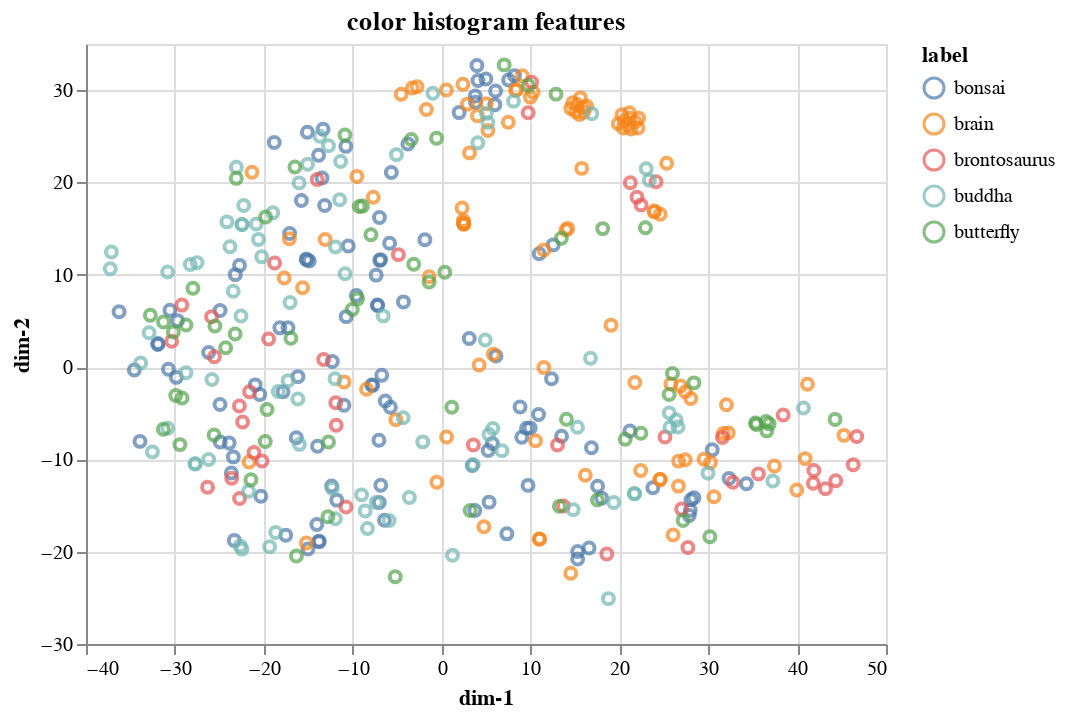

Notebook code for this chart:
### Code cell
from sklearn import decomposition, manifold

hist_feature_indices = [i for i in range(len(feature_names)) if feature_names[i].find('hist') != -1]

print('feature representation shape: ', X[:, hist_feature_indices].shape)

#reducer = decomposition.TruncatedSVD(n_components=2)
reducer = manifold.TSNE(n_components=2, random_state=0)
X_proj = reducer.fit_transform(X[:, hist_feature_indices])

chart = alt.Chart(pd.DataFrame({
    'dim-1': X_proj[:, 0][600:],
    'dim-2': X_proj[:, 1][600:],
    'label': y[600:],
})).mark_point().encode(
    x='dim-1:Q',
    y='dim-2:Q',
    color='label:N',
).properties(
    title='color histogram features'
)
chart

### Figure 1 — Vega-Lite specification as saved in the notebook (floating-point values rounded to 4 significant figures; data arrays with more than 128 entries replaced by an {"elided": "..."} marker saying what was removed)
{"config": {"view": {"continuousWidth": 400, "continuousHeight": 300}}, "data": {"name": "data-2a91a7ddc396b30f23580e50039c1a18"}, "mark": "point", "encoding": {"color": {"type": "nominal", "field": "label"}, "x": {"type": "quantitative", "field": "dim-1"}, "y": {"type": "quantitative", "field": "dim-2"}}, "title": "color histogram features", "$schema": "https://vega.github.io/schema/vega-lite/v4.0.2.json", "datasets": {"data-2a91a7ddc396b30f23580e50039c1a18": {"elided": "400 records"}}}
